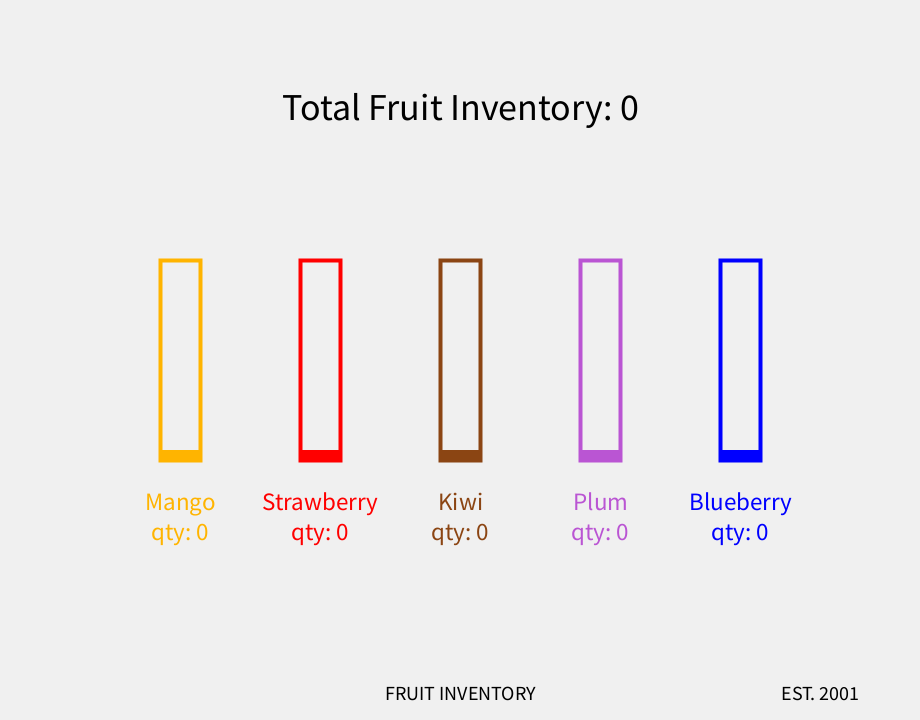
Frame 1 (no input)
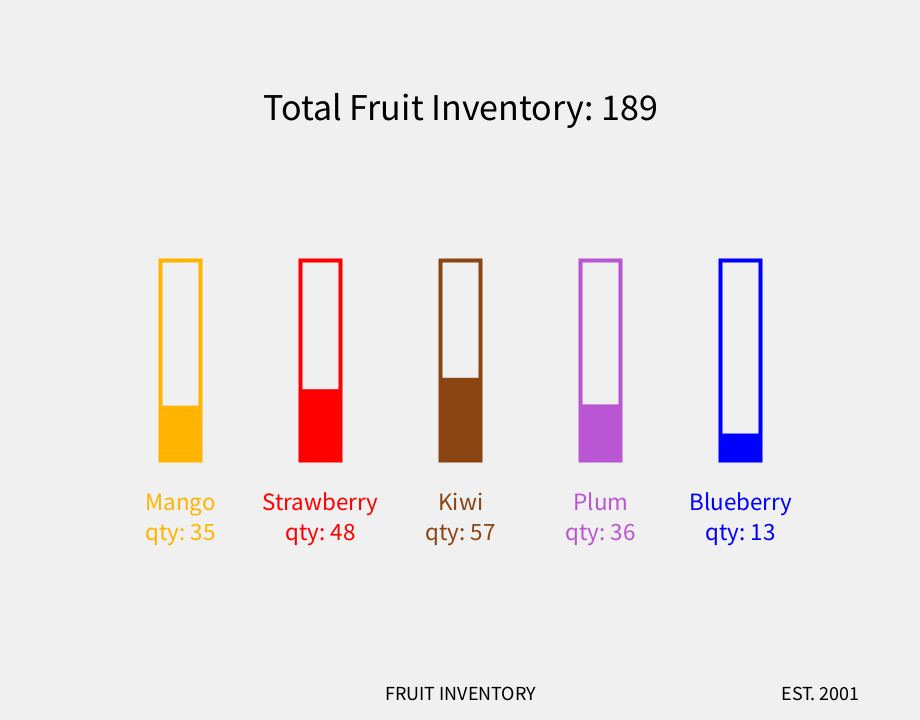
Frame 2 (the mouse pressed at the canvas centre, redrawn once)

The Processing sketch that drew these frames (run headless with seeded random() and noise(); the mouse was pressed at the canvas centre and the sketch redrawn once):

// Processing sketch: ArrayPractice
// ── ArrayPractice.pde
String[] fruitName = {"Mango", "Strawberry", "Kiwi", "Plum", "Blueberry"};
int[] fruitAmt = new int[5];
color[] colors = {
  color(255, 180, 0),  // Mango
  color(255, 0, 0),    // Strawberry
  color(139, 69, 19),   // Kiwi
  color(186, 85, 211),  // Plum
  color(0, 0, 255)      // Blueberry
};
int totalInventory = 0;

void setup() {
  size(920, 720);  // 화면 크기 설정
  
  for (int idx = 0; idx < fruitAmt.length; idx++) {
    fruitAmt[idx] = int(random(5, 100));
    fruitAmt = new int[fruitName.length]; 
  }

  background(255);  // 흰색 배경
  textAlign(CENTER);
  textSize(20);
  noLoop();
}

void mousePressed() {
  // 과일 수량을 랜덤하게 변경
  for (int n = 0; n < fruitAmt.length; n++) {
    fruitAmt[n] = int(random(5, 100));
  }
  redraw();  // 그래프 다시 그리기
}

void draw() {
  background(240);  // 흰색 배경
  totalInventory = 0;  // 총 인벤토리 초기화

  // 총 과일 개수 계산
  for (int i = 0; i < fruitAmt.length; i++) {
    totalInventory += fruitAmt[i];
  }

  // 그래프의 전체 너비
  float barWidth = 40; // 막대 너비
  float spacing = 100;  // 막대 간 간격
  float startX = (width - (fruitName.length * (barWidth + spacing) - spacing)) / 2; // 시작 X 좌표 계산


  for (int i = 0; i < fruitName.length; i++) {
    float x = startX + i * (barWidth + spacing);  
    float barHeight = map(fruitAmt[i], 0, 150, 10, 200);  
   
    stroke(colors[i]);
    strokeWeight(4);
    noFill();
    rect(x, height / 2 - 100, barWidth, 200);  

    // 막대 그래프 색 채우기
    fill(colors[i]);
    noStroke();
    rect(x, height / 2 + 100 - barHeight, barWidth, barHeight);  
    textSize(25);

    // 과일 이름과 수량 표시
    fill(colors[i]);
    text(fruitName[i], x + barWidth * 0.5, height * 0.5 + 150);  // 과일 이름
    text("qty: " + fruitAmt[i], x + barWidth * 0.5 , height * 0.5 + 180);  // 수량
  }

  // 총 인벤토리 수량 표시
  fill(0);
  textSize(38);
  text("Total Fruit Inventory: " + totalInventory, width * 0.5, height -600);  // 중앙 정렬

  // 하단 텍스트
  textSize(20);
  text("FRUIT INVENTORY", width / 2, height - 20);  // 중앙 정렬
  text("EST. 2001", width - 100, height - 20);
}
